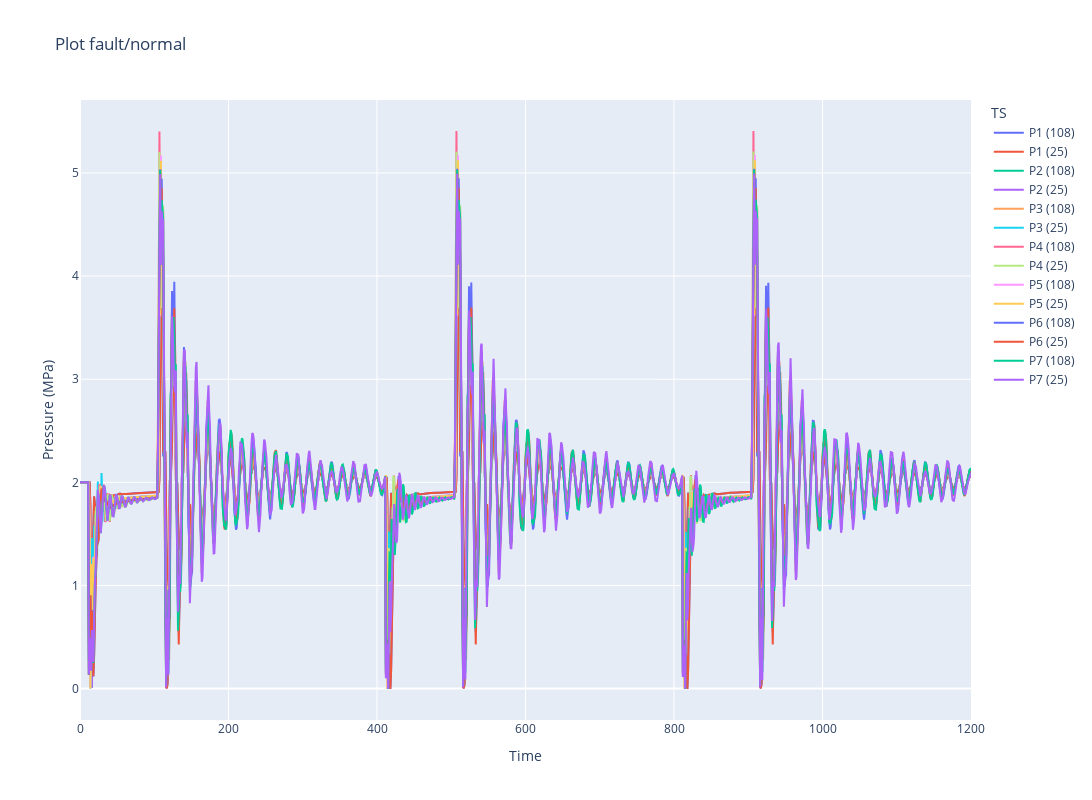

The notebook cell saved with this chart:
### Code cell
index1 = 108 #fault
index2 = 25 #normal

fig = go.Figure()

for col in dfs_train[index1].columns:
    if  col  not in ["TIME", "Case"]:
        fig.add_trace(go.Scatter(y=dfs_train[index1][col], mode='lines', name=f'{col} (108)'))
        fig.add_trace(go.Scatter(y=dfs_train[index2][col], mode='lines', name=f'{col} (25)'))

fig.update_layout(
    title="Plot fault/normal",
    xaxis_title="Time",
    yaxis_title="Pressure (MPa)",
    legend_title="TS",
    height=800,
    width=1200
)

fig.show()

### Figure 1 — Plotly figure (JSON) as saved in the notebook; plotly's stock layout.template omitted (floating-point values rounded to 4 significant figures; data arrays with more than 128 entries replaced by an {"elided": "..."} marker saying what was removed)
{"data": [{"mode": "lines", "name": "P1 (108)", "type": "scatter", "y": {"elided": "1201 float values"}}, {"mode": "lines", "name": "P1 (25)", "type": "scatter", "y": {"elided": "1201 float values"}}, {"mode": "lines", "name": "P2 (108)", "type": "scatter", "y": {"elided": "1201 float values"}}, {"mode": "lines", "name": "P2 (25)", "type": "scatter", "y": {"elided": "1201 float values"}}, {"mode": "lines", "name": "P3 (108)", "type": "scatter", "y": {"elided": "1201 float values"}}, {"mode": "lines", "name": "P3 (25)", "type": "scatter", "y": {"elided": "1201 float values"}}, {"mode": "lines", "name": "P4 (108)", "type": "scatter", "y": {"elided": "1201 float values"}}, {"mode": "lines", "name": "P4 (25)", "type": "scatter", "y": {"elided": "1201 float values"}}, {"mode": "lines", "name": "P5 (108)", "type": "scatter", "y": {"elided": "1201 float values"}}, {"mode": "lines", "name": "P5 (25)", "type": "scatter", "y": {"elided": "1201 float values"}}, {"mode": "lines", "name": "P6 (108)", "type": "scatter", "y": {"elided": "1201 float values"}}, {"mode": "lines", "name": "P6 (25)", "type": "scatter", "y": {"elided": "1201 float values"}}, {"mode": "lines", "name": "P7 (108)", "type": "scatter", "y": {"elided": "1201 float values"}}, {"mode": "lines", "name": "P7 (25)", "type": "scatter", "y": {"elided": "1201 float values"}}], "layout": {"height": 800, "legend": {"title": {"text": "TS"}}, "title": {"text": "Plot fault/normal"}, "width": 1200, "xaxis": {"title": {"text": "Time"}}, "yaxis": {"title": {"text": "Pressure (MPa)"}}}}
